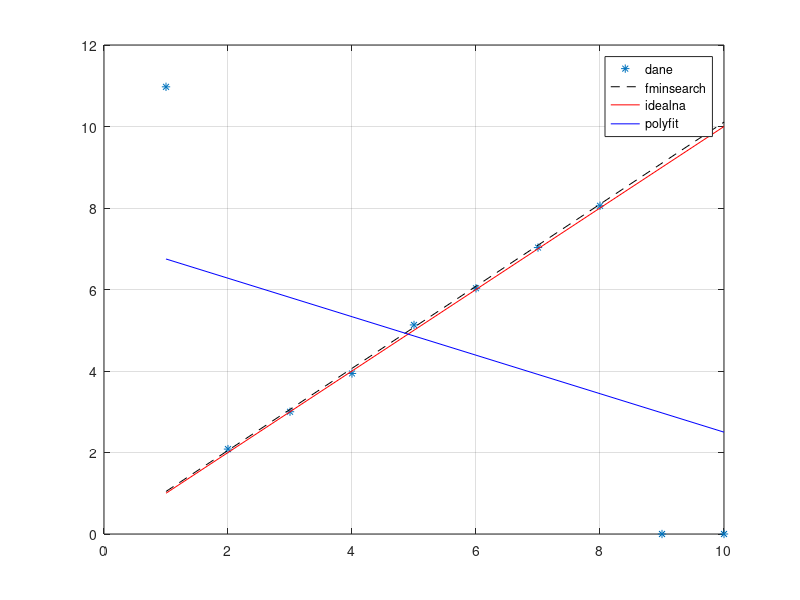

Reproduce this figure in MATLAB.
close all;
clear all;
clc;

N = 10;

eps = 0.001;
max_it = 100;

a1 = 1;
a2 = 0;

x = 1:N;
y = a1 * x + a2 + randn(1, N) / 10;

% Adding fat errors
y(1) = y(1) + 10;
%y(2) = 2;
y(9) = 0;
y(10) = 0;

y0 = y;

figure;
plot(x, y0, '*');
hold on;
grid on;

X = [ones(1, N);
     x]';
 
% Metoda najmniejszej mediany
% Funkcja do minimalizacji
fun_min_med = @(b, x, y) (median((y - b(1) - b(2) .* x).^2));
 
x = x';
y = y';

b0 = [1, 1];

bin = fminsearch(fun_min_med, b0, [], x, y);

y_p = bin(1) + bin(2) .* x;

plot(x, y_p, 'k--')
hold on;
plot(x, a1 * x + a2, 'r');

% Metoda najmniejszych kwadratów
P = polyfit(x, y, 1);
plot(x, P(1) * x + P(2), 'b');

legend('dane', 'fminsearch', 'idealna', 'polyfit')